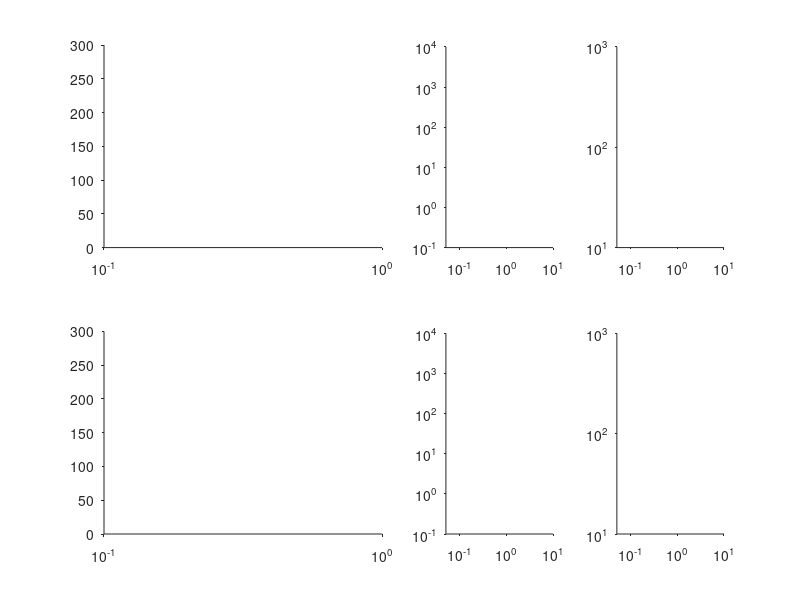

The MATLAB script that drew this image: (Note: this script raises an error after producing the figure.)
%% Dose-Response Curves
% Plots of results from DoseResponse.m for: (r,v, koff) = (20,5,0.05)
bound_type = {'phos', 'bound'};
file=['TauLeap'];

koff_vals = [0.01]; %, 0.02, 0.05, 0.1, 0.2, 0.5];
kd_vals = koff_vals ./ 0.1;
rho_vals = linspace(-2,5,15);           % Full range of NP-concentrations.
rho_vals = rho_vals(2:10);              % Select the x-axis concentrations to illustrate

f = figure('Color', 'white');
ax(1) = subplot(2,4,1:2); ax(3) = subplot(2,4,3); ax(5) = subplot(2,4,4);
ax(2) = subplot(2,4,5:6); ax(4) = subplot(2,4,7); ax(6) = subplot(2,4,8);

kd_lbls = arrayfun(@num2str, kd_vals, 'UniformOutput',0);

for i=1:2 
    % Axis scale for DR Curves
    set(ax(i),'xscale','log','tickdir','out')
    ylim(ax(i), [0 300])
    
    % Axis scales for Coop Plot
    set(ax(i+2),'xscale','log','yscale','log','tickdir','out')
    xlim(ax(i+2), [0.05 10]);
    ylim(ax(i+2), [0.1 10^4]);
    xticks(ax(i+2),[0.1, 1, 10]);
    
    set(ax(i+4),'xscale','log','yscale','log','tickdir','out')
    xlim(ax(i+4), [0.05 10]);
    ylim(ax(i+4), [10 10^3]);
    xticks(ax(i+4),[0.1, 1, 10]);
end

%Plotting

hols = autumn(length(koff_vals)+1);
hols = hols(1:length(koff_vals),:);
cols = winter(length(koff_vals));

scat1 = DoseResponsePlots(ax(1), kd_vals, rho_vals, 'clusters', bound_type{1}, hols, file);
scat2 = DoseResponsePlots(ax(2), kd_vals, rho_vals, 'uniform', bound_type{1}, cols, file);

CooperativityPlots(ax(3), kd_vals, rho_vals, 'clusters', bound_type{1}, hols, file)
CooperativityPlots(ax(4), kd_vals, rho_vals, 'uniform', bound_type{1}, cols, file)

EMaxPlots(ax(5), kd_vals, rho_vals, 'clusters', bound_type{1}, hols, file)
EMaxPlots(ax(6), kd_vals, rho_vals, 'uniform', bound_type{1}, cols, file)

% Legend
l1 = legend(ax(1), scat1, kd_lbls,'location','northwest','NumColumns',2);
l2 = legend(ax(2), scat2, kd_lbls,'location','northwest','NumColumns',2);
title(l1, 'Clusters $K_D$');
title(l2, 'Uniform $K_D$');

set(findall(f,'-property','FontSize'),'FontSize',16)
set(findall(f,'-property','Interpreter'),'Interpreter','Latex')

%% Hill Coefficient Figure

f2 = figure('Color','white');
ax(1) = subplot(121); ax(2) = subplot(122);

for i=1:2
    set(ax(i),'xscale','log','tickdir','out')
    xlim(ax(i), [0.05 10]);
    ylim(ax(i), [0 2]);
    xticks(ax(i),[0.1, 1, 10]);
end

%Plotting

hols = autumn(length(koff_vals)+1);
hols = hols(1:length(koff_vals),:);
cols = winter(length(koff_vals));

HillCoeffPlots(ax(1), kd_vals, rho_vals, 'clusters', bound_type{1}, hols, file)
HillCoeffPlots(ax(2), kd_vals, rho_vals, 'uniform', bound_type{1}, cols, file)

set(findall(f2,'-property','FontSize'),'FontSize',16)
set(findall(f2,'-property','Interpreter'),'Interpreter','Latex')

%% Local Functions
% Cooperativity
function y = CooperativityPlots(ax, kd_vals, rho_vals, surface_type, bound_type, colors, file)
    x_vals = linspace(min(rho_vals), max(rho_vals), 1000);
    rho_vals = 10.^rho_vals;
    x_vals = 10.^x_vals;
    
    bound50 = []; phos50 = [];
    
    i=1;
    
    for koff = kd_vals ./ 10
        [mean_bound, mean_phos, var_bound, var_phos, fit_bound, fit_phos] = load_DR(koff, rho_vals, surface_type, file);
        bound50 = [bound50,fit_bound.ec50];
        phos50 = [phos50, fit_phos.ec50];
    end
    
    if strcmp(bound_type,'phos')
        ec50 = phos50;
    else
        ec50 = bound50;
    end
    
    x = log10(kd_vals); y = log10(ec50)';
    X = [ones(length(x),1),x'];

    b = X \ y;
    
    hold(ax,'on');
    scatter(ax, kd_vals, ec50, [], colors, 'filled');
    plot(ax, kd_vals, 10^b(1)*kd_vals.^b(2));
    title(ax, ['Intercept = ',num2str(b(1)),', Slope = ',num2str(b(2))]);
    ylabel(ax,'EC50');
    xlabel(ax,'$K_D$');
    grid(ax,'on');
    
end

%% EMAX Plots

function y = EMaxPlots(ax, kd_vals, rho_vals, surface_type, bound_type, colors, file)
    x_vals = linspace(min(rho_vals), max(rho_vals), 1000);
    rho_vals = 10.^rho_vals;
    x_vals = 10.^x_vals;
    
    boundMax = []; phosMax = [];
    
    i=1;
    
    for koff = kd_vals ./ 10
        [mean_bound, mean_phos, var_bound, var_phos, fit_bound, fit_phos] = load_DR(koff, rho_vals, surface_type, file);
        boundMax = [boundMax,fit_bound.eMax];
        phosMax = [phosMax, fit_phos.eMax];
    end
    
    if strcmp(bound_type,'phos')
        eMax = phosMax;
    else
        eMax = boundMax;
    end
    
    x = log10(kd_vals); y = log10(eMax)';
    X = [ones(length(x),1),x'];

    b = X \ y;
    
    hold(ax,'on');
    scatter(ax, kd_vals, eMax, [], colors, 'filled');
    plot(ax, kd_vals, 10^b(1)*kd_vals.^b(2));
    title(ax, ['Intercept = ',num2str(b(1)),', Slope = ',num2str(b(2))]);
    ylabel(ax,'EMax');
    xlabel(ax,'$K_D$');
    grid(ax,'on');
    
end

%% Hill Coefficient Plots

function y = HillCoeffPlots(ax, kd_vals, rho_vals, surface_type, bound_type, colors, file)
    x_vals = linspace(min(rho_vals), max(rho_vals), 1000);
    rho_vals = 10.^rho_vals;
    x_vals = 10.^x_vals;
    
    boundHill = []; phosHill = [];
    
    i=1;
    
    for koff = kd_vals ./ 10
        [mean_bound, mean_phos, var_bound, var_phos, fit_bound, fit_phos] = load_DR(koff, rho_vals, surface_type, file);
        boundHill = [boundHill,fit_bound.n];
        phosHill = [phosHill, fit_phos.n];
    end
    
    if strcmp(bound_type,'phos')
        hill_cof = phosHill;
    else
        hill_cof = boundHill;
    end
    
    x = log10(kd_vals); y = hill_cof';
    X = [ones(length(x),1),x'];

    b = X \ y;
    
    hold(ax,'on');
    scatter(ax, kd_vals, hill_cof, [], colors, 'filled');
    plot(ax, kd_vals, log10(10.^b(1)*kd_vals.^b(2)));
    title(ax, ['Intercept = ',num2str(b(1)),', Slope = ',num2str(b(2))]);
    ylabel(ax,'Hill Coefficient');
    xlabel(ax,'$K_D$');
    grid(ax,'on');
end

%% Dose Response Plots

function [scat] = DoseResponsePlots(ax, kd_vals, rho_vals, surface_type, bound_type, colors, file)
    x_vals = linspace(min(rho_vals), max(rho_vals), 1000);
    rho_vals = 10.^rho_vals;
    x_vals = 10.^x_vals;
    
    i=1;

    for koff = kd_vals ./ 10
        [mean_bound, mean_phos, var_bound, var_phos, fit_bound, fit_phos] = load_DR(koff, rho_vals, surface_type, file);
        std_bound = sqrt(var_bound); std_phos = sqrt(var_phos);
       
        % Plot mean Phosphorylated dose-response, Hill fit and shade standard deviation
        if strcmp(bound_type,'phos')
            hold(ax, 'on');
            scat(i) = scatter(ax,rho_vals, mean_phos,[], colors(i,:),'filled', 'DisplayName',['Cluster ',num2str(koff)]);
            plot(ax,x_vals, fit_phos(x_vals), 'Color', colors(i,:));
            shade(ax, rho_vals, mean_phos+std_phos, 'w', rho_vals, max(0,mean_phos-std_phos),'w', 'FillType',[1 2;2 1],'FillColor', colors(i,:),'FillAlpha',0.1, 'HandleVisibility', 'off');
            grid(ax, 'on');
            ylabel(ax,'Phos. TCRs');
            xlabel(ax,'NP Concentration');
        else
            hold(ax, 'on');
            scat(i) = scatter(ax,rho_vals, mean_bound,[], colors(i,:),'filled', 'DisplayName',['Cluster ',num2str(koff)]);
            plot(ax,x_vals, fit_bound(x_vals), 'Color', colors(i,:));
            shade(ax, rho_vals, mean_bound+std_bound, 'w', rho_vals, max(0,mean_bound-std_bound),'w', 'FillType',[1 2;2 1],'FillColor', colors(i,:),'FillAlpha',0.1, 'HandleVisibility', 'off');
            grid(ax, 'on');
            ylabel(ax,'Bound TCRs');
            xlabel(ax,'NP Concentration');
        end
        
        i=i+1;
    end
end

%% Load Data Function

function [mean_bound, mean_phos, var_bound, var_phos, fit_bound, fit_phos] = load_DR(koff, rho_vals, surface_type, file)
    num_sims = 10;
    mean_bound = []; var_bound = [];
    mean_phos = []; var_phos = [];
    
    f = ['LongSims/',file,'/'];
    
    mean_bt = zeros(1,num_sims); mean_pt = zeros(1,num_sims);
        
    if strcmp(surface_type,'clusters')
        for rho = rho_vals
            load([f,'koff',num2str(koff*100),'/Cluster_rho',num2str(floor(rho*100)),'.mat'])
            
            for i=1:num_sims
                bt = cluster_bound_tcr{i}(1,end-2000:end); pt = cluster_phos_tcr{i}(1,end-2000:end);
                bt = bt(~isnan(bt)); pt = pt(~isnan(pt));
                mean_bt(i) = mean(bt); mean_pt(i) = mean(pt);
            end

            mean_bound = [mean_bound, mean(mean_bt)];
            var_bound = [var_bound, var(mean_bt)];
            mean_phos = [mean_phos, mean(mean_pt)];
            var_phos = [var_phos, var(mean_pt)];
        end
        
    else
        for rho = rho_vals
            load([f,'koff',num2str(koff*100),'/Uniform_rho',num2str(floor(rho*100)),'.mat'])

            for i=1:num_sims
                bt = homo_bound_tcr{i}(1,end-2000:end); pt = homo_phos_tcr{i}(1,end-2000:end);
                bt = bt(~isnan(bt)); pt = pt(~isnan(pt));
                mean_bt(i) = mean(bt); mean_pt(i) = mean(pt);
            end

            mean_bound = [mean_bound, mean(mean_bt)];
            var_bound = [var_bound, var(mean_bt)];
            mean_phos = [mean_phos, mean(mean_pt)];
            var_phos = [var_phos, var(mean_pt)];

        end
    end
    
    % Fit Hill Function to dose response

    fo = fitoptions('Method','NonlinearLeastSquares',...
                   'Lower',[0,0],...
                   'Upper',[Inf,max(rho_vals)],...
                   'StartPoint',[1 1]);
    ft = fittype('eMax*x^n / (x^n + ec50^n)','problem','n','options',fo);

    [fit_bound,gof] = fit(rho_vals',mean_bound',ft,'problem',1);
    [fit_phos,gof] = fit(rho_vals',mean_phos',ft,'problem',1);
    
end

%% Fitting Function

function [meanC, meanU, varC, varU, c_ft, u_ft] = Hill_fitting(koff, rho_vals, surface_type)

    [meanC, meanU, varC, varU] = DR_fitting(koff, rho_vals, surface_type);
    

    % Fit Hill Function to dose response

    fo = fitoptions('Method','NonlinearLeastSquares',...
                   'Lower',[0,0],...
                   'Upper',[Inf,max(rho_vals)],...
                   'StartPoint',[1 1]);
    ft = fittype('eMax*x^n / (x^n + ec50^n)','problem','n','options',fo);

    [c_ft,c_gof] = fit(rho_vals',meanC(2,:)',ft,'problem',0.5);

    [u_ft,u_gof] = fit(rho_vals',meanU(2,:)',ft,'problem',1);

end